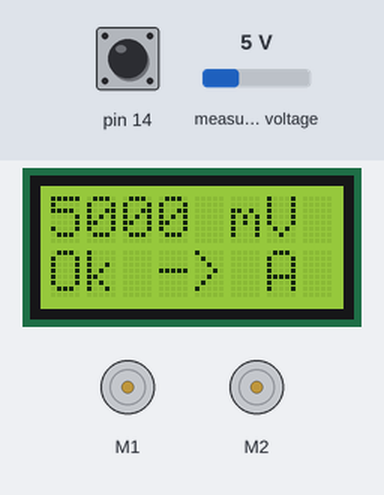
Bench run of a sketch on a simulated Arduino Leonardo, built with avr-gcc and run on an emulated ATmega32U4. On the bench: 8×2 character LCD, 2 × DC motor (green arrow = forward, orange = backward, longer = faster). The test bench sets the inputs (shaded band); at power-on: pin 14 HIGH, measured voltage 5 V.

Above: at 1.1 s.
1.2 s: pin 14 pulled LOW for 0.35 s
At 2.0 s:
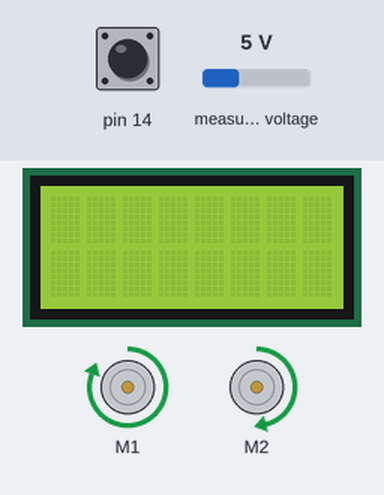
4.5 s: pin 14 pulled LOW for 1 s
At 5.2 s:
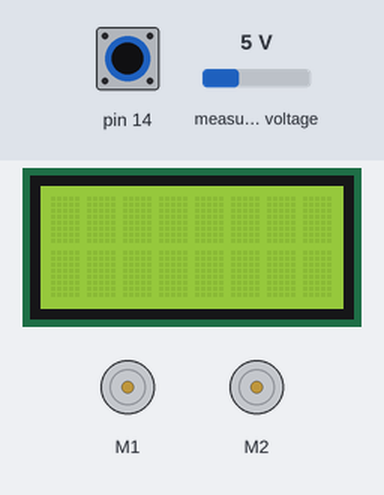
Timing chart, 0 to 9.9 s (numbered marks = the images above; inputs shaded):
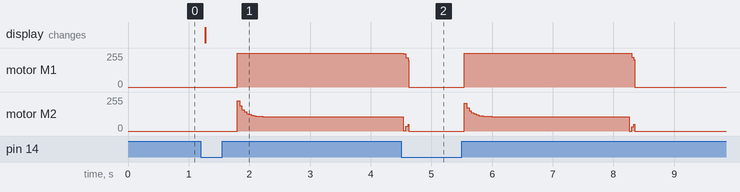

Measured:
- after the input at 1.2 s, motor M1: stopped → forward 255/255 after 0.60 s; the display: changes after 0.07 s (image 1)

The sketch:

motorEncoder.ino
```cpp
#include <Zumo32U4.h>

/*
* measured 1476
* calculated 1538
*/

Zumo32U4Encoders encoders;
Zumo32U4ButtonA buttonA;
Zumo32U4Motors motors;
Zumo32U4LCD lcd;
unsigned long lastDisplayTime = 0;

void setup() {
    testBattery();
}

void loop() {
    driveInMM(500);
    int difference = encoders.getCountsLeft() - encoders.getCountsRight();
    // lcd.clear();
    // lcd.print(difference);
    // lcd.gotoXY(0, 1);
    // lcd.print(encoders.getCountsLeft());
    buttonA.waitForButton();
}
```

driveInMM.ino
```cpp
double linear = 1.05;
double kp = 1.2;
double dSpeed;
double e;

int driveInMM(int pDistance) {
    encoders.getCountsAndResetLeft();
    encoders.getCountsAndResetRight();
    long avgTicks = (encoders.getCountsLeft() + encoders.getCountsRight()) / 2;
    while (avgTicks <= getTicks(pDistance) - 90) {
        e = encoders.getCountsLeft() - (encoders.getCountsRight() * linear);
        dSpeed = kp * e;
        avgTicks = (encoders.getCountsLeft() + encoders.getCountsRight()) / 2;
        motors.setSpeeds(400 - dSpeed, 400 + dSpeed);
    }
    while (avgTicks < getTicks(pDistance)) {
        e = encoders.getCountsLeft() - (encoders.getCountsRight() * linear);
        dSpeed = kp * e;
        avgTicks = (encoders.getCountsLeft() + encoders.getCountsRight()) / 2;
        motors.setSpeeds(200 - dSpeed, 200 + dSpeed);
    }
    motors.setSpeeds(0, 0);
}

int getTicks(int pDistance) {
    return (pDistance / 10) / (11.9 / 909.7);
}
    
```

testBattery.ino
```cpp
void testBattery() {
  int uMin = 4300;
  int uBat;
  while (!buttonA.isPressed()) {
    uBat = readBatteryMillivolts();
    lcd.gotoXY(0, 0); lcd.print(uBat); lcd.print(" mV");

    lcd.gotoXY(0, 1);
    if (uBat < uMin) {
      lcd.print("Too low!");
    }
    else {
      lcd.print("Ok -> A");
    }
    delay(300);
  }

  if (uBat < uMin) {
    lcd.clear();
    lcd.print("Change");
    lcd.gotoXY(0, 1);
    lcd.print("Battery");
    while (1);
  }
  else{
    lcd.clear();
  }
  delay(500);
}
```
